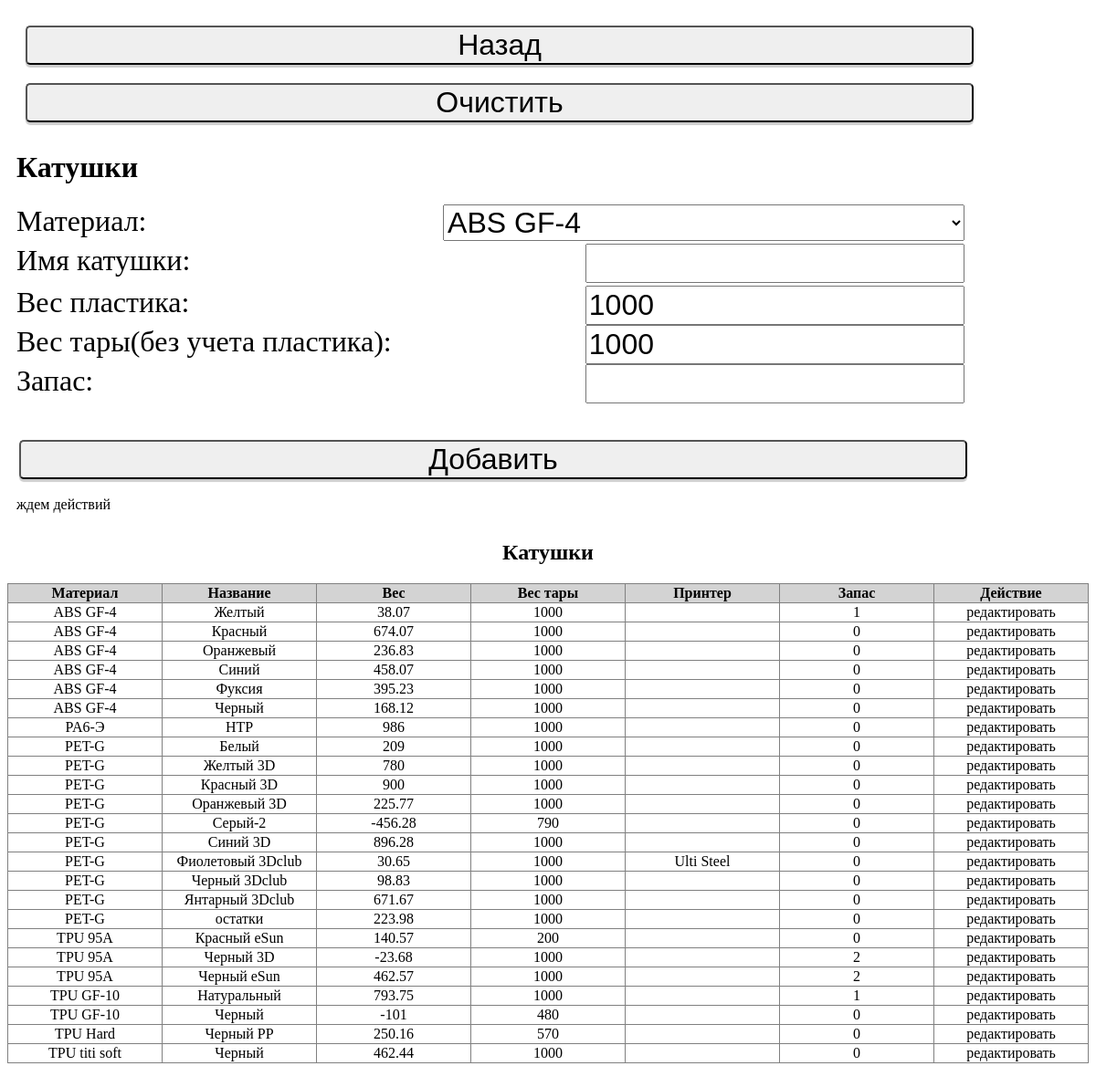
The app's page /spool_editor.php, older data.
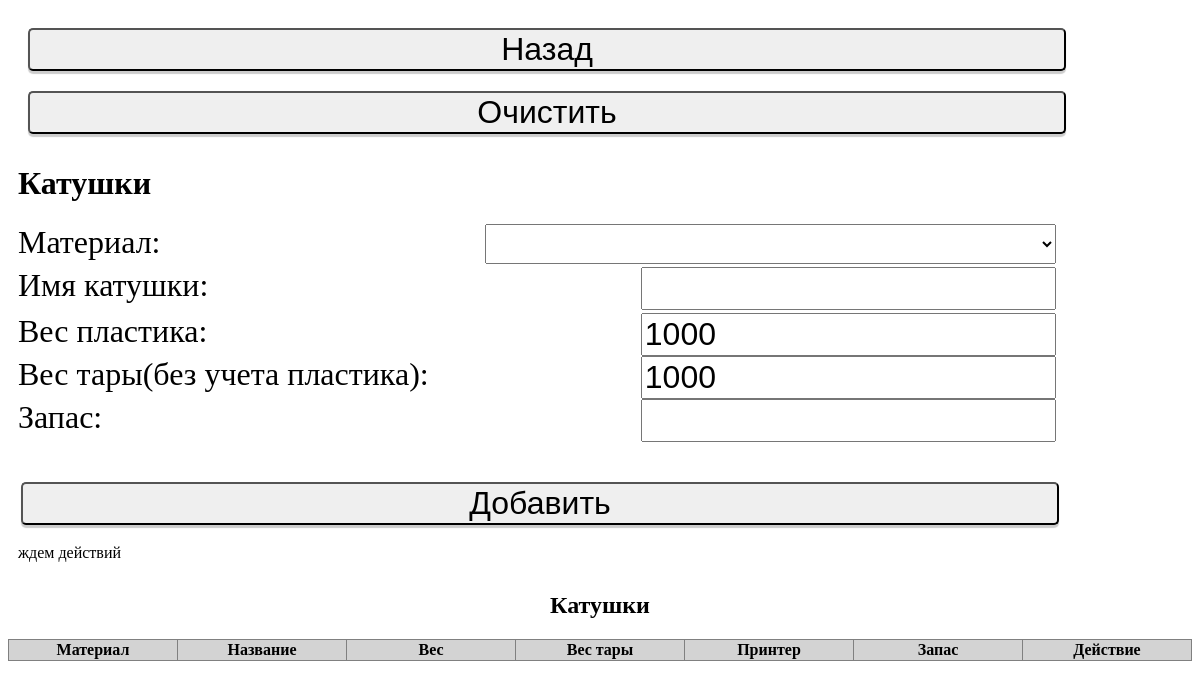
The same page, newer data.
### tables this page shows
CREATE TABLE "spools" ('id' INTEGER PRIMARY KEY AUTOINCREMENT NOT NULL,'material_id' INTEGER NOT NULL, 'name' TEXT NOT NULL,'weight' INTEGER NOT NULL,'weight_tare' INTEGER NOT NULL, 'reserve' INTEGER DEFAULT 0, 'flow' REAL DEFAULT 1);

### functions.php (called while the page is built, shortened)
<?php
$fold = "/sm";
?>

### spool_editor.php (the view, shortened to what this page needs)
<?php
include "header.php";
?>
<body>
<div class="main">
<a href="."><button>Назад</button></a><br>
<a href="<?=$fold.$_SERVER['PHP_SELF']?>"><button>Очистить</button></a><br>
<h1> Катушки</h1>
	 <form autocomplete="off" id="form" method="post" action="<?=$fold.$_SERVER['PHP_SELF']?>">
  <div class="field">
  <label for="material">Материал:</label>
  <select  name="material" id="material">
<?php
$sql = $pdo->query('select id,name from materials order by name');
while ($row = $sql->fetch()){
echo '<option value="'.$row["id"].'">'.$row["name"].'</option><br>';
  }
?>
 </select>
</div>
<div class="field">
  <label for="name">Имя катушки:</label>
	<input required type="text" name="name" id="name" size="30"><br>
</div>
<div class="field">
  <label for="weight">Вес пластика:</label>
  <input required type="number" name="weight" id="weight" value="1000"><br>
</div>
<div class="field">
  <label for="weight_tare">Вес тары(без учета пластика):</label>
  <input required type="number" name="weight_tare" id="weight_tare" value="1000"><br>
</div>
<div class="field">
  <label for="reserve">Запас:</label>
  <input required type="number" name="reserve" id="reserve"><br>
</div>
	<input class="button"  type="submit" id="button1" value="Добавить">
  </form>
<?php
if ( $_POST["id"] != "" and $_POST["delete"] != "on"){
$sql = $pdo->prepare("update spools SET material_id = :material, name = :name, weight = :weight, weight_tare = :weight_tare, reserve = :reserve where id = :id ");
$sql->execute(array(
":id" => $_POST[id],
":material" => $_POST[material],
":name" => $_POST[name],
":weight" => $_POST[weight],
":weight_tare" => $_POST[weight_tare],
":reserve" => $_POST[reserve],
));
echo '<script>';
echo 'document.location.href = "'.$fold.$_SERVER['PHP_SELF'].'"';
echo '</script>';
}else{
  echo "ждем действий";
}
?>
</div>
    <table border="1">
      <caption><h2>Катушки</caption>
   <tr>
    <th>Материал</th>
    <th>Название</th>
	<th>Вес</th>
	<th>Вес тары</th>
	<th>Принтер</th>
	<th>Запас</th>
	<th>Действие</th>
    </tr>
<?php
$sql = $pdo->query('select id,material,name,weight, weight_tare, activ_printer, reserve from spools_view order by material,name');
while ($row = $sql->fetch()){
echo '<tr class="center">';
echo '<td>'.$row[material].'</td>';
echo '<td>'.$row[name].'</td>';
echo '<td>'.$row[weight].'</td>';
echo '<td>'.$row[weight_tare].'</td>';
echo '<td>'.$row[activ_printer].'</td>';
echo '<td>'.$row[reserve].'</td>';
echo '<td><a class="edit_button" href=spool_editor.php?edit=1&id='.$row[id].'>редактировать</a></td>';
echo  '</tr>';
}
  echo '</table>';
include "footer.php";
?>

Row changes from the older to the newer data that the page shows:
removed spools: row "ABS GF-4", name "Желтый", weight "38.07", weight_tare "1000", reserve "1"
removed spools: row "ABS GF-4", name "Красный", weight "674.07", weight_tare "1000", reserve "0"
removed spools: row "ABS GF-4", name "Оранжевый", weight "236.83", weight_tare "1000", reserve "0"
removed spools: row "ABS GF-4", name "Синий", weight "458.07", weight_tare "1000", reserve "0"
removed spools: row "ABS GF-4", name "Фуксия", weight "395.23", weight_tare "1000", reserve "0"
removed spools: row "ABS GF-4", name "Черный", weight "168.12", weight_tare "1000", reserve "0"
removed spools: row "PA6-Э", name "HTP", weight "986", weight_tare "1000", reserve "0"
removed spools: row "PET-G", name "Белый", weight "209", weight_tare "1000", reserve "0"
removed spools: row "PET-G", name "Желтый 3D", weight "780", weight_tare "1000", reserve "0"
removed spools: row "PET-G", name "Красный 3D", weight "900", weight_tare "1000", reserve "0"
removed spools: row "PET-G", name "Оранжевый 3D", weight "225.77", weight_tare "1000", reserve "0"
removed spools: row "PET-G", name "Серый-2", weight "-456.28", weight_tare "790", reserve "0"
removed spools: row "PET-G", name "Синий 3D", weight "896.28", weight_tare "1000", reserve "0"
removed spools: row "PET-G", name "Фиолетовый 3Dclub", weight "30.65", weight_tare "1000", row "Ulti Steel", reserve "0"
removed spools: row "PET-G", name "Черный 3Dclub", weight "98.83", weight_tare "1000", reserve "0"
removed spools: row "PET-G", name "Янтарный 3Dclub", weight "671.67", weight_tare "1000", reserve "0"
removed spools: row "PET-G", name "остатки", weight "223.98", weight_tare "1000", reserve "0"
removed spools: row "TPU 95A", name "Красный eSun", weight "140.57", weight_tare "200", reserve "0"
removed spools: row "TPU 95A", name "Черный 3D", weight "-23.68", weight_tare "1000", reserve "2"
removed spools: row "TPU 95A", name "Черный eSun", weight "462.57", weight_tare "1000", reserve "2"
removed spools: row "TPU GF-10", name "Натуральный", weight "793.75", weight_tare "1000", reserve "1"
removed spools: row "TPU GF-10", name "Черный", weight "-101", weight_tare "480", reserve "0"
removed spools: row "TPU Hard", name "Черный PP", weight "250.16", weight_tare "570", reserve "0"
removed spools: row "TPU titi soft", name "Черный", weight "462.44", weight_tare "1000", reserve "0"
Text that changed along with them:
form field material: "ABS GF-4" → (not shown)
